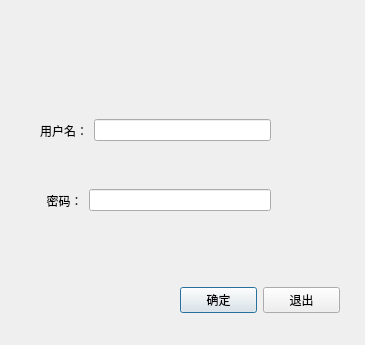
<?xml version="1.0" encoding="UTF-8"?>
<ui version="4.0">
 <class>LoginForm</class>
 <widget class="QDialog" name="LoginForm">
  <property name="geometry">
   <rect>
    <x>0</x>
    <y>0</y>
    <width>365</width>
    <height>345</height>
   </rect>
  </property>
  <property name="windowTitle">
   <string>Dialog</string>
  </property>
  <widget class="QWidget" name="horizontalLayoutWidget">
   <property name="geometry">
    <rect>
     <x>40</x>
     <y>110</y>
     <width>231</width>
     <height>41</height>
    </rect>
   </property>
   <layout class="QHBoxLayout" name="horizontalLayout">
    <item>
     <widget class="QLabel" name="userLabel">
      <property name="text">
       <string>用户名：</string>
      </property>
     </widget>
    </item>
    <item>
     <widget class="QLineEdit" name="userlineEdit"/>
    </item>
   </layout>
  </widget>
  <widget class="QWidget" name="horizontalLayoutWidget_2">
   <property name="geometry">
    <rect>
     <x>40</x>
     <y>180</y>
     <width>231</width>
     <height>41</height>
    </rect>
   </property>
   <layout class="QHBoxLayout" name="horizontalLayout_2">
    <item>
     <widget class="QLabel" name="pwdLable">
      <property name="text">
       <string>  密码：</string>
      </property>
     </widget>
    </item>
    <item>
     <widget class="QLineEdit" name="pwdlineEdit"/>
    </item>
   </layout>
  </widget>
  <widget class="QWidget" name="horizontalLayoutWidget_3">
   <property name="geometry">
    <rect>
     <x>180</x>
     <y>280</y>
     <width>160</width>
     <height>41</height>
    </rect>
   </property>
   <layout class="QHBoxLayout" name="horizontalLayout_3">
    <item>
     <widget class="QPushButton" name="pushButton_2">
      <property name="text">
       <string>确定</string>
      </property>
     </widget>
    </item>
    <item>
     <widget class="QPushButton" name="sureBtn">
      <property name="text">
       <string>退出</string>
      </property>
     </widget>
    </item>
   </layout>
  </widget>
 </widget>
 <resources/>
 <connections/>
</ui>
